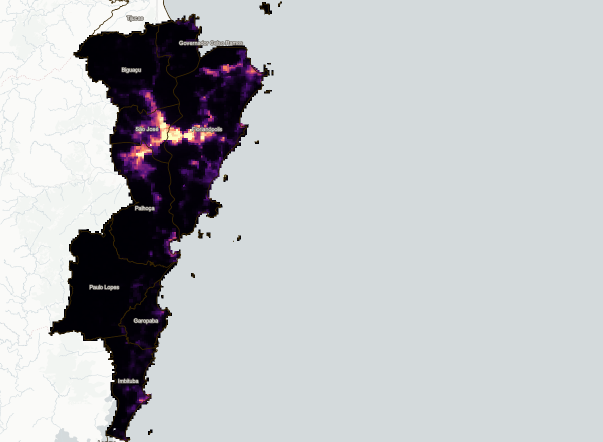
#> input picture assets/Florianopolis2015.png, 1205 x 883 px (shown at 1/2 size); its folder holds only this picture in this run
$ jupyter execute --allow-errors conurbacao_litoral_SC_floripa.ipynb
#> lines starting #> are read from the running program, lines starting #| are printed output that depends on the picture
[cell 1]
import math
import numpy as np
import cv2
import matplotlib.pyplot as plt
from matplotlib.patches import Patch
from skimage import io
from skimage.color import rgb2gray
from sklearn.cluster import DBSCAN
from sklearn.metrics.pairwise import euclidean_distances
from scipy.spatial.distance import cdist
from scipy.ndimage import distance_transform_edt

[cell 2]
def carregar_imagem(nome):
#> called with nome = 'assets/Florianopolis2015.png'
    img = io.imread(nome)
#> img is the input picture: shape (883, 1205, 4); mean R, G, B, A 189.4, 191.8, 194.8, 255
    if img.ndim == 3:
        if img.shape[-1] == 4:
            img = img[:, :, :3]
#> img: shape (883, 1205, 3)
        img = rgb2gray(img)
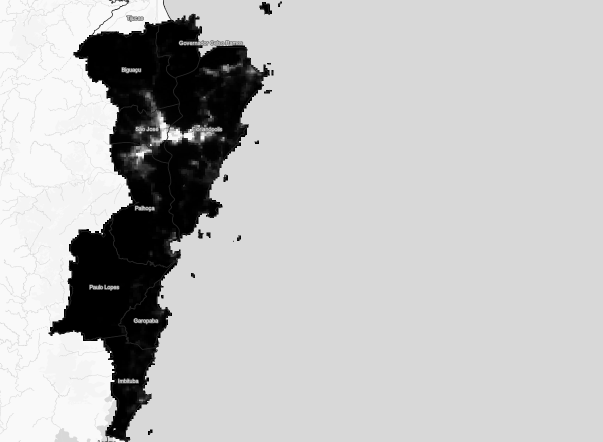
#> img: shape (883, 1205) float64 (shown at 1/2 size); min 0.00113, max 1, mean 0.751
    return (img * 255).astype(np.uint8)


anos = list(range(2015, 2026))
#> (the rest of this cell did not finish here and is left out)


h_ref, w_ref = imagens[0].shape
imagens = [
    cv2.resize(img, (w_ref, h_ref)) if img.shape != (h_ref, w_ref) else img
    for img in imagens
]
